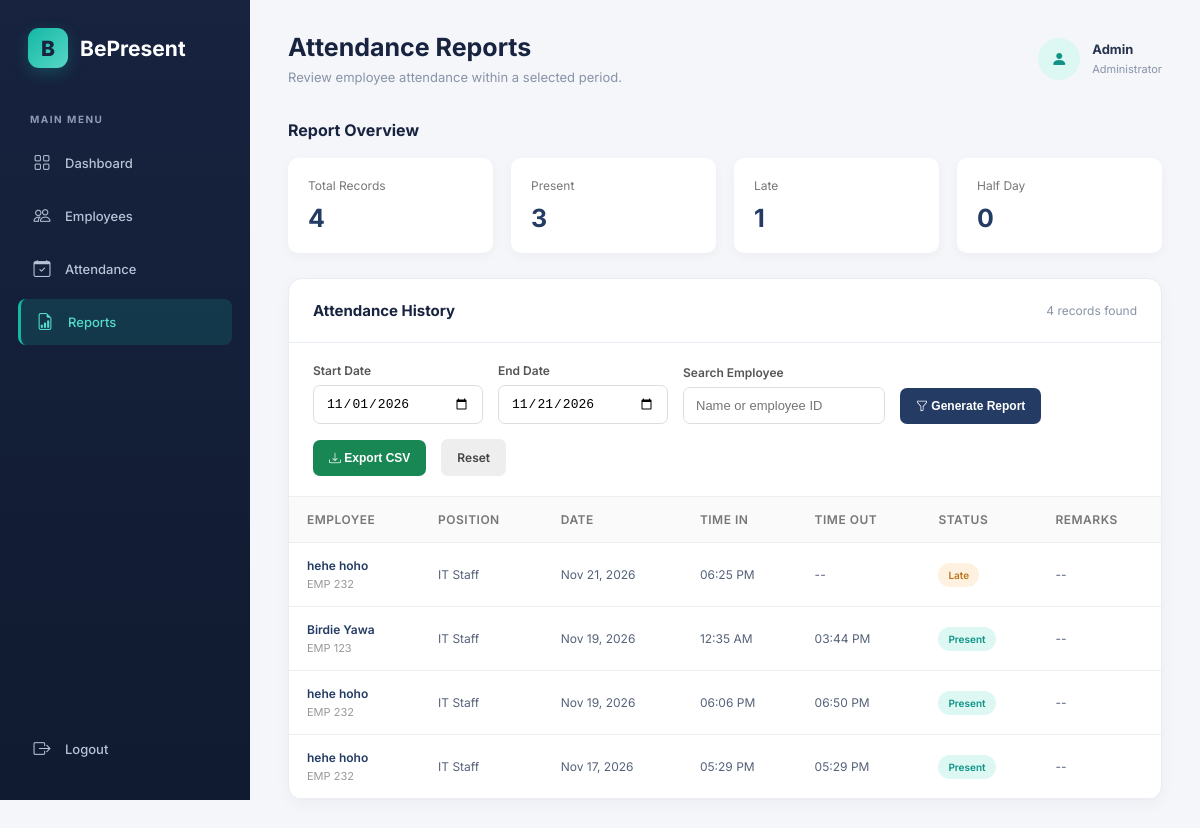
Page /admin/reports/index.php (signed in) on the committed database.
### tables this page shows
CREATE TABLE `attendance` (
  `id` int(11) NOT NULL,
  `employee_id` int(11) NOT NULL,
  `attendance_date` date NOT NULL,
  `time_in` time DEFAULT NULL,
  `time_out` time DEFAULT NULL,
  `status` enum('Present','Late','Half Day') DEFAULT 'Present',
  `remarks` varchar(255) DEFAULT NULL,
  `created_at` timestamp NOT NULL DEFAULT current_timestamp()
);

CREATE TABLE `employees` (
  `id` int(11) NOT NULL,
  `user_id` int(11) DEFAULT NULL,
  `employee_code` varchar(30) NOT NULL,
  `first_name` varchar(100) NOT NULL,
  `last_name` varchar(100) NOT NULL,
  `email` varchar(100) NOT NULL,
  `phone` varchar(20) DEFAULT NULL,
  `position` varchar(100) DEFAULT NULL,
  `hire_date` date DEFAULT NULL,
  `employment_status` enum('Active','Inactive') DEFAULT 'Active',
  `created_at` timestamp NOT NULL DEFAULT current_timestamp()
);

### admin/reports/index.php (the view, shortened to what this page needs)
<?php
require_once '../../connection/connect.php';
$startDate = $_GET['start_date'] ?? date('Y-m-01');
$endDate = $_GET['end_date'] ?? date('Y-m-d');
$search = trim($_GET['search'] ?? '');
$sql = "
    SELECT
        attendance.attendance_date,
        attendance.time_in,
        attendance.time_out,
        attendance.status,
        attendance.remarks,
        employees.employee_code,
        employees.first_name,
        employees.last_name,
        employees.position
    FROM attendance
    INNER JOIN employees
        ON attendance.employee_id = employees.id
    WHERE attendance.attendance_date BETWEEN :start_date AND :end_date
";
$params = [
    'start_date' => $startDate,
    'end_date' => $endDate
];
$sql .= "
    ORDER BY attendance.attendance_date DESC,
             employees.first_name ASC
";
$stmt = $conn->prepare($sql);
$stmt->execute($params);
$records = $stmt->fetchAll();
$summarySql = "
    SELECT
        COUNT(*) AS total,
        SUM(CASE WHEN attendance.status = 'Present' THEN 1 ELSE 0 END) AS present,
        SUM(CASE WHEN attendance.status = 'Late' THEN 1 ELSE 0 END) AS late,
        SUM(CASE WHEN attendance.status = 'Half Day' THEN 1 ELSE 0 END) AS half_day
    FROM attendance
    INNER JOIN employees
        ON attendance.employee_id = employees.id
    WHERE attendance.attendance_date BETWEEN :start_date AND :end_date
";
$summaryParams = [
    'start_date' => $startDate,
    'end_date' => $endDate
];
$summaryStmt = $conn->prepare($summarySql);
$summaryStmt->execute($summaryParams);
$summary = $summaryStmt->fetch();
$totalRecords = (int) $summary['total'];
$presentCount = (int) $summary['present'];
$lateCount = (int) $summary['late'];
$halfDayCount = (int) $summary['half_day'];
?>
<!DOCTYPE html>
<html lang="en">
<head>
    <link rel="stylesheet" href="../../assets/css/dashboard.css">
    <link rel="stylesheet"
        href="https://cdn.jsdelivr.net/npm/bootstrap-icons@1.11.3/font/bootstrap-icons.min.css">
</head>
<body>
    <aside class="sidebar">
        <div class="sidebar-brand">
            <div class="sidebar-logo">B</div>
            <h2>BePresent</h2>
        </div>
        <p class="sidebar-label">MAIN MENU</p>
        <nav class="sidebar-menu">
            <a href="../dashboard.php">
                <span class="menu-icon">
                    <i class="bi bi-grid"></i>
                </span>
                <span class="menu-text">Dashboard</span>
            </a>
            <a href="../employees/index.php">
                <span class="menu-icon">
                    <i class="bi bi-people"></i>
                </span>
                <span class="menu-text">Employees</span>
            </a>
            <a href="../attendance/index.php">
                <span class="menu-icon">
                    <i class="bi bi-calendar-check"></i>
                </span>
                <span class="menu-text">Attendance</span>
            </a>
            <a href="index.php" class="active">
                <span class="menu-icon">
                    <i class="bi bi-file-earmark-bar-graph"></i>
                </span>
                <span class="menu-text">Reports</span>
            </a>
        </nav>
        <div class="sidebar-bottom">
            <nav class="sidebar-menu">
                <a href="../../logout.php">
                    <span class="menu-icon">
                        <i class="bi bi-box-arrow-right"></i>
                    </span>
                    <span class="menu-text">Logout</span>
                </a>
            </nav>
        </div>
    </aside>
    <main class="main-content">
        <header class="topbar">
            <div>
                <h1>Attendance Reports</h1>
                <p>
                    Review employee attendance within a selected period.
                </p>
            </div>
            <div class="admin-profile">
                <div class="profile-avatar">
                    <i class="bi bi-person-fill"></i>
                </div>
                <div class="profile-info">
                    <strong>
                        <?= htmlspecialchars($_SESSION['username']) ?>
                    </strong>
                    <span>Administrator</span>
                </div>
            </div>
        </header>
        <h2 class="section-heading">Report Overview</h2>
        <section class="report-summary">
            <div class="report-card">
                <p>Total Records</p>
                <h2><?= number_format($totalRecords) ?></h2>
            </div>
            <div class="report-card">
                <p>Present</p>
                <h2><?= number_format($presentCount) ?></h2>
            </div>
            <div class="report-card">
                <p>Late</p>
                <h2><?= number_format($lateCount) ?></h2>
            </div>
            <div class="report-card">
                <p>Half Day</p>
                <h2><?= number_format($halfDayCount) ?></h2>
            </div>
        </section>
        <section class="content-card">
            <div class="card-header">
                <h3>Attendance History</h3>
                <span>
                    <?= count($records) ?> records found
                </span>
            </div>
            <form method="GET" class="report-filters">
                <div class="filter-group">
                    <label for="start_date">Start Date</label>
                    <input
                        type="date"
                        id="start_date"
                        name="start_date"
                        value="<?= htmlspecialchars($startDate) ?>"
                        required
                    >
                </div>
                <div class="filter-group">
                    <label for="end_date">End Date</label>
                    <input
                        type="date"
                        id="end_date"
                        name="end_date"
                        value="<?= htmlspecialchars($endDate) ?>"
                        required
                    >
                </div>
                <div class="filter-group">
                    <label for="search">Search Employee</label>
                    <input
                        type="text"
                        id="search"
                        name="search"
                        placeholder="Name or employee ID"
                        value="<?= htmlspecialchars($search) ?>"
                    >
                </div>
                <button type="submit" class="filter-button">
    <i class="bi bi-funnel"></i> Generate Report
</button>
<button type="submit"
        formaction="export.php"
        class="export-button">
    <i class="bi bi-download"></i> Export CSV
</button>
                <a href="index.php" class="reset-button">
                    Reset
                </a>
            </form>
            <div class="table-wrapper">
                <table class="report-table">
                    <thead>
                        <tr>
                            <th>EMPLOYEE</th>
                            <th>POSITION</th>
                            <th>DATE</th>
                            <th>TIME IN</th>
                            <th>TIME OUT</th>
                            <th>STATUS</th>
                            <th>REMARKS</th>
                        </tr>
                    </thead>
                    <tbody>
                        <?php if (count($records) > 0): ?>
                            <?php foreach ($records as $record): ?>
                                <?php
                                $statusClass = 'status-present';
                                if ($record['status'] === 'Late') {
                                    $statusClass = 'status-late';
                                } elseif ($record['status'] === 'Half Day') {
                                    $statusClass = 'status-half';
                                }
                                ?>
                                <tr>
                                    <td>
                                        <div class="employee-name">
                                            <?= htmlspecialchars(
                                                $record['first_name'] . ' ' .
                                                $record['last_name']
                                            ) ?>
                                        </div>
                                        <div class="employee-code">
                                            <?= htmlspecialchars($record['employee_code']) ?>
                                        </div>
                                    </td>
                                    <td>
                                        <?= htmlspecialchars($record['position'] ?? 'N/A') ?>
                                    </td>
                                    <td>
                                        <?= date(
                                            'M d, Y',
                                            strtotime($record['attendance_date'])
                                        ) ?>
                                    </td>
                                    <td>
                                        <?= $record['time_in']
                                            ? date('h:i A', strtotime($record['time_in']))
                                            : '--' ?>
                                    </td>
                                    <td>
                                        <?= $record['time_out']
                                            ? date('h:i A', strtotime($record['time_out']))
                                            : '--' ?>
                                    </td>
                                    <td>
                                        <span class="status <?= $statusClass ?>">
                                            <?= htmlspecialchars($record['status']) ?>
                                        </span>
                                    </td>
                                    <td>
                                        <?= htmlspecialchars($record['remarks'] ?? '--') ?>
                                    </td>
                                </tr>
                            <?php endforeach; ?>
                        <?php endif; ?>
                    </tbody>
                </table>
            </div>
        </section>
    </main>
</body>
</html>

### admin/reports/index.php (style rules this page uses)
.report-summary { display: grid; grid-template-columns: repeat(4, minmax(0, 1fr)); gap: 18px; margin-bottom: 25px; }
.report-card { background: white; padding: 20px; border-radius: 10px; box-shadow: 0 3px 12px rgba(0,0,0,0.04); }
.report-card p { color: #777; font-size: 12px; margin: 0 0 10px; }
.report-card h2 { color: #243b64; font-size: 25px; margin: 0; }
.report-filters { display: flex; align-items: end; flex-wrap: wrap; gap: 15px; padding: 20px 24px; border-bottom: 1px solid #eee; }
.filter-group { display: flex; flex-direction: column; gap: 7px; }
.filter-group label { font-size: 12px; font-weight: 600; color: #555; }
.filter-group input { min-width: 170px; padding: 10px 12px; border: 1px solid #ddd; border-radius: 7px; font-size: 13px; }
.filter-button, .reset-button { padding: 11px 16px; border-radius: 7px; font-size: 12px; font-weight: 600; text-decoration: none; }
.filter-button { border: none; background: #243b64; color: white; cursor: pointer; }
.reset-button { background: #eee; color: #444; }
.report-table { width: 100%; border-collapse: collapse; }
.report-table th, .report-table td { padding: 15px 18px; text-align: left; border-bottom: 1px solid #eee; font-size: 12px; }
.report-table th { background: #fafafa; color: #777; font-weight: 600; }
.report-table .employee-name { color: #243b64; font-weight: 600; }
.report-table .employee-code { color: #999; font-size: 11px; margin-top: 4px; }
.export-button { padding: 11px 16px; border: none; border-radius: 7px; background: #198754; color: white; font-size: 12px; font-weight: 600; cursor: pointer; }

### rows in the picture
attendance: employee.last_name "hehe hoho", employee.employee_code "EMP 232", employee.position "IT Staff", attendance_date "Nov 21, 2026", time_in "06:25 PM", status "Late", remarks "--"
attendance: employee.last_name "Birdie Yawa", employee.employee_code "EMP 123", employee.position "IT Staff", attendance_date "Nov 19, 2026", time_in "12:35 AM", time_out "03:44 PM", status "Present", remarks "--"
attendance: employee.last_name "hehe hoho", employee.employee_code "EMP 232", employee.position "IT Staff", attendance_date "Nov 19, 2026", time_in "06:06 PM", time_out "06:50 PM", status "Present", remarks "--"
attendance: employee.last_name "hehe hoho", employee.employee_code "EMP 232", employee.position "IT Staff", attendance_date "Nov 17, 2026", time_in "05:29 PM", time_out "05:29 PM", status "Present", remarks "--"

### other values in the picture
$_SESSION['username'] "Admin"
$totalRecords "4"
$presentCount "3"
$lateCount "1"
$halfDayCount "0"
count($records) "4"
